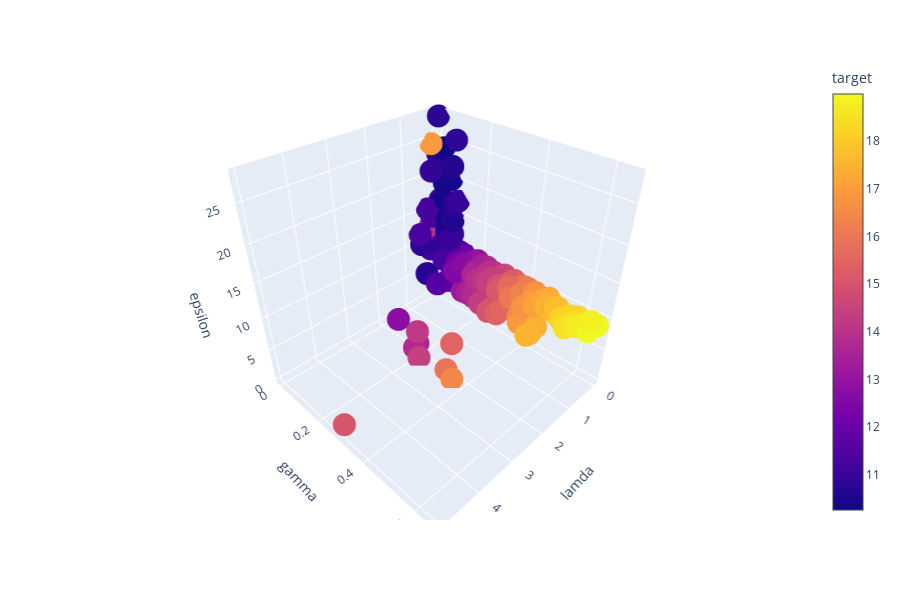

Notebook code for this chart:
### Code cell
px.scatter_3d(df2, x = "lamda", y = "gamma", z = "epsilon", color = "target", hover_data = ["epsilon"])

### Figure 1 — Plotly figure (JSON) as saved in the notebook; plotly's stock layout.template omitted (floating-point values rounded to 4 significant figures; data arrays with more than 128 entries replaced by an {"elided": "..."} marker saying what was removed)
{"data": [{"customdata": {"elided": "244x1 float values"}, "hoverlabel": {"namelength": 0}, "hovertemplate": "lamda=%{x}<br>gamma=%{y}<br>epsilon=%{customdata[0]}<br>target=%{marker.color}", "legendgroup": "", "marker": {"color": {"elided": "244 float values"}, "coloraxis": "coloraxis", "symbol": "circle"}, "mode": "markers", "name": "", "scene": "scene", "showlegend": false, "type": "scatter3d", "x": {"elided": "244 float values"}, "y": {"elided": "244 float values"}, "z": {"elided": "244 float values"}}], "layout": {"coloraxis": {"colorbar": {"title": {"text": "target"}}, "colorscale": [[0, "#0d0887"], [0.1111, "#46039f"], [0.2222, "#7201a8"], [0.3333, "#9c179e"], [0.4444, "#bd3786"], [0.5556, "#d8576b"], [0.6667, "#ed7953"], [0.7778, "#fb9f3a"], [0.8889, "#fdca26"], [1, "#f0f921"]]}, "height": 600, "legend": {"tracegroupgap": 0}, "margin": {"t": 60}, "scene": {"domain": {"x": [0, 0.98], "y": [0, 1]}, "xaxis": {"title": {"text": "lamda"}}, "yaxis": {"title": {"text": "gamma"}}, "zaxis": {"title": {"text": "epsilon"}}}}}
